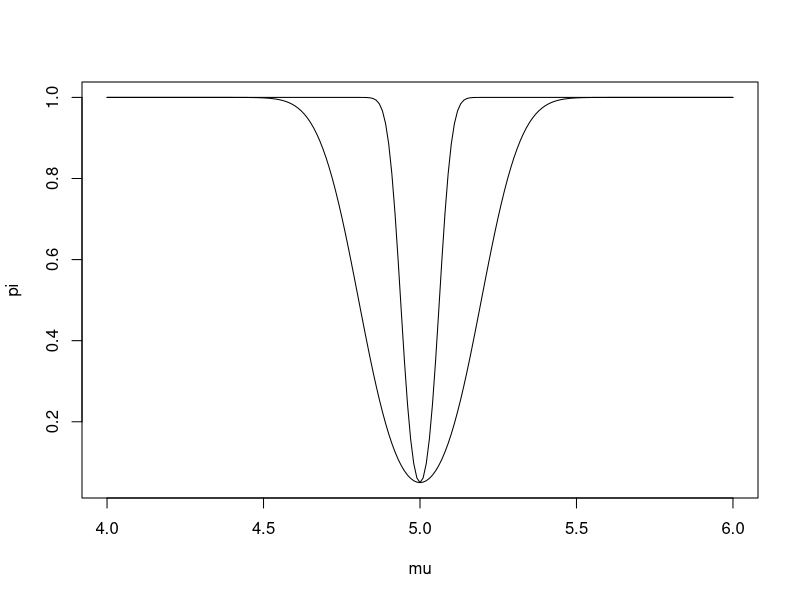

This chart was generated by the following R code:
# Section 1
# Question 1
n=100
alpha=0.05
q=qnorm(1-alpha/2)
X=rnorm(n,5,1)
# Question 2 : alpha est la proba de rejeter H0 alors qu'elle est vraie
muhat=mean(X) # sous H0 : muhat~N(5,1/n)
TX=as.numeric((abs(sqrt(n)*(muhat-5))>q)) 
# si TX=0, on conserve H0 ; si TX=1, on opte pour H1
# Question 3 : similaire a la question 5, Section 1, de la Fiche 5
B=1000
decision=rep(0,B)
for (i in 1:B){
    X=rnorm(n,5,1)
    muhat=mean(X) 
    decision[i]=as.numeric((abs(sqrt(n)*(muhat-5))>q))
}
sum(decision)/B # le resultat est proche de 5% 

# Section 2
# Question 1 : 
# beta(mu) est la proba d'accepter H0 alors que H1 est vraie (i.e. mu ≠ 5)
# pi(mu) est la proba d'accepter H1, donc pi(mu)=1-beta(mu)
# Question 2 : on note Phi(x)=P(N(0,1)≤x) la cdf de la loi N(0,1).
# Si X~N(mu,1), alors muhat~N(mu,1/n) donc vu la procedure de test, on a
# beta(mu)=Phi(-sqrt(n)*(mu-5)+q)-Phi(-sqrt(n)*(mu-5)-q)
# pi(mu)=1-beta(mu)
# Question 3 :
mu=seq(4,6,by=0.01)
pi=1-(pnorm(-sqrt(n)*(mu-5)+q)-pnorm(-sqrt(n)*(mu-5)-q))
plot(mu,pi,type="l")
# Question 4 :
n=1000
mu=seq(4,6,by=0.01)
pi=1-(pnorm(-sqrt(n)*(mu-5)+q)-pnorm(-sqrt(n)*(mu-5)-q))
lines(mu,pi,type="l")
# Question 5 : il suffit d'adapter la méthode de la Section 1, question 3
mu=5.3
n=100
alpha=0.05
q=qnorm(1-alpha/2)
B=1000
decision=rep(0,B)
for (i in 1:B){
  X=rnorm(n,mu,1)
  muhat=mean(X) 
  decision[i]=as.numeric((abs(sqrt(n)*(muhat-5))<q))
}
sum(decision)/B # le resultat est proche de beta(5.3)=1-pi(5.3)=0.15
beta=pnorm(-sqrt(n)*(mu-5)+q)-pnorm(-sqrt(n)*(mu-5)-q)

# Section 3
# Question 1
poulpe=read.table("poulpeF.csv",header=TRUE)
summary(poulpe)
X=poulpe$Poids
# Question 2 : cette fois on ne connait pas l'ecart-type sigma...
# => on utilise son estimateur sigmahat, comme en fiche 5 ! 
# Via Slutsky, ceci donne un test de niveau asymptotique alpha=5%
n=length(X) # n=240
muhat=mean(X) 
sdhat=sd(X)
# sous H0, sqrt(n)*(muhat-600)/sdhat ≈ N(0,1)
TX=as.numeric((abs(sqrt(n)*(muhat-600)/sdhat)>q)) # TX=0 => on accepte H0 
# Question 3: le test de Student considere que les variables sont gaussiennes
# ceci est faux sur nos donnees, mais ne change rien car T(239) ≈ N(0,1)
t.test(X,mu=600,conf.level=0.95) # on accepte H0
# Question 4 : la proba critique est la proba d'observer, sous H0, une valeur de la statistique de test 
# SX = sqrt(240)*(muhat(X)-600)/sigmahat(X)
# au moins aussi elevee en valeur absolue que la valeur observee Sx pour X=x
# Question 5 : 
Sx=sqrt(240)*(muhat-600)/sdhat 
# Puisque, sous H0, SX ≈ N(0,1), on en deduit
Pvalue=2*(1-pnorm(Sx)) # environ 0.17, comme ci-dessus via t.test
# Question 6 : il s'agit d'un test asymptotique unilateral, donc region de rejet R=[q,infini[
alpha=0.05
q=pnorm(1-alpha)
TX=as.numeric((sqrt(n)*(muhat-580)/sdhat>q)) # TX=1 => on rejette H0
pvalue=1-pnorm(sqrt(n)*(muhat-580)/sdhat) # ≈ 0.02
t.test(X,mu=580,alternative="greater",conf.level=0.95) 
# on retrouve une p-value d'environ 0.02




